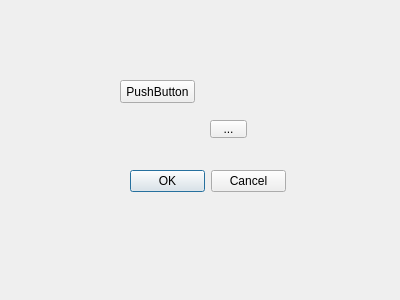
<?xml version="1.0" encoding="UTF-8"?>
<ui version="4.0">
 <class>Form</class>
 <widget class="QWidget" name="Form">
  <property name="geometry">
   <rect>
    <x>0</x>
    <y>0</y>
    <width>400</width>
    <height>300</height>
   </rect>
  </property>
  <property name="windowTitle">
   <string>Form</string>
  </property>
  <widget class="QPushButton" name="pushButton">
   <property name="geometry">
    <rect>
     <x>120</x>
     <y>80</y>
     <width>75</width>
     <height>23</height>
    </rect>
   </property>
   <property name="text">
    <string>PushButton</string>
   </property>
  </widget>
  <widget class="QToolButton" name="toolButton">
   <property name="geometry">
    <rect>
     <x>210</x>
     <y>120</y>
     <width>37</width>
     <height>18</height>
    </rect>
   </property>
   <property name="text">
    <string>...</string>
   </property>
  </widget>
  <widget class="QDialogButtonBox" name="buttonBox">
   <property name="geometry">
    <rect>
     <x>130</x>
     <y>170</y>
     <width>156</width>
     <height>23</height>
    </rect>
   </property>
   <property name="standardButtons">
    <set>QDialogButtonBox::Cancel|QDialogButtonBox::Ok</set>
   </property>
  </widget>
 </widget>
 <resources/>
 <connections/>
</ui>
